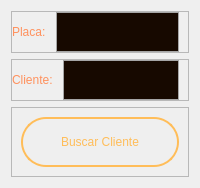
            <widget class="QWidget" name="pg_buscarPlaca">
             <layout class="QVBoxLayout" name="verticalLayout_11">
              <item>
               <widget class="QFrame" name="campoPlaca_2">
                <property name="frameShape">
                 <enum>QFrame::StyledPanel</enum>
                </property>
                <property name="frameShadow">
                 <enum>QFrame::Raised</enum>
                </property>
                <layout class="QHBoxLayout" name="horizontalLayout_13">
                 <property name="spacing">
                  <number>10</number>
                 </property>
                 <property name="leftMargin">
                  <number>0</number>
                 </property>
                 <property name="topMargin">
                  <number>0</number>
                 </property>
                 <property name="bottomMargin">
                  <number>0</number>
                 </property>
                 <item>
                  <widget class="QLabel" name="placaTitulo_2">
                   <property name="styleSheet">
                    <string notr="true">QLabel{
	color:#FF915D;
	font: 16pt &quot;Gilroy-SemiBold&quot;;
}</string>
                   </property>
                   <property name="text">
                    <string>Placa:</string>
                   </property>
                  </widget>
                 </item>
                 <item>
                  <widget class="QLineEdit" name="placaText">
                   <property name="minimumSize">
                    <size>
                     <width>0</width>
                     <height>40</height>
                    </size>
                   </property>
                   <property name="styleSheet">
                    <string notr="true">QLineEdit {
	font: 12pt &quot;Gilroy-Medium&quot;;
	background-color: transparent;
	color: #AAAAAA;
	background-color: #170900;
	border:1px solid #A6A6A6;
}

QLineEdit:hover{
	border:1px solid #DADADA;
}

QLineEdit::focus{
	border: 2px solid #FFBD59;
}</string>
                   </property>
                   <property name="maxLength">
                    <number>7</number>
                   </property>
                   <property name="alignment">
                    <set>Qt::AlignLeading|Qt::AlignLeft|Qt::AlignVCenter</set>
                   </property>
                  </widget>
                 </item>
                </layout>
               </widget>
              </item>
              <item>
               <widget class="QFrame" name="campoCliente">
                <property name="frameShape">
                 <enum>QFrame::StyledPanel</enum>
                </property>
                <property name="frameShadow">
                 <enum>QFrame::Raised</enum>
                </property>
                <layout class="QHBoxLayout" name="horizontalLayout_14">
                 <property name="spacing">
                  <number>10</number>
                 </property>
                 <property name="leftMargin">
                  <number>0</number>
                 </property>
                 <property name="topMargin">
                  <number>0</number>
                 </property>
                 <property name="bottomMargin">
                  <number>0</number>
                 </property>
                 <item>
                  <widget class="QLabel" name="clienteTitulo">
                   <property name="styleSheet">
                    <string notr="true">QLabel{
	color:#FF915D;
	font: 16pt &quot;Gilroy-SemiBold&quot;;
}</string>
                   </property>
                   <property name="text">
                    <string>Cliente:</string>
                   </property>
                  </widget>
                 </item>
                 <item>
                  <widget class="QLineEdit" name="clienteText">
                   <property name="minimumSize">
                    <size>
                     <width>0</width>
                     <height>40</height>
                    </size>
                   </property>
                   <property name="styleSheet">
                    <string notr="true">QLineEdit {
	font: 12pt &quot;Gilroy-Medium&quot;;
	background-color: transparent;
	color: #AAAAAA;
	background-color: #170900;
	border:1px solid #A6A6A6;
}

QLineEdit:hover{
	border:1px solid #DADADA;
}

QLineEdit::focus{
	border: 2px solid #FFBD59;
}</string>
                   </property>
                   <property name="maxLength">
                    <number>80</number>
                   </property>
                   <property name="alignment">
                    <set>Qt::AlignCenter</set>
                   </property>
                   <property name="readOnly">
                    <bool>true</bool>
                   </property>
                  </widget>
                 </item>
                </layout>
               </widget>
              </item>
              <item>
               <widget class="QFrame" name="buttonContainer">
                <property name="frameShape">
                 <enum>QFrame::StyledPanel</enum>
                </property>
                <property name="frameShadow">
                 <enum>QFrame::Raised</enum>
                </property>
                <layout class="QHBoxLayout" name="horizontalLayout_12">
                 <item>
                  <widget class="QPushButton" name="buttonBuscarCliente">
                   <property name="minimumSize">
                    <size>
                     <width>0</width>
                     <height>50</height>
                    </size>
                   </property>
                   <property name="maximumSize">
                    <size>
                     <width>280</width>
                     <height>16777215</height>
                    </size>
                   </property>
                   <property name="cursor">
                    <cursorShape>PointingHandCursor</cursorShape>
                   </property>
                   <property name="styleSheet">
                    <string notr="true">QPushButton{
	background-color: transparent;
	border: 2px solid #FFBD59;
	border-radius: 25px;
	color: #FFBD59;
	font: 14pt &quot;Gilroy-Bold&quot;;
}

QPushButton:hover{
	background-color: #FFBD59;
	color: #170900;
}</string>
                   </property>
                   <property name="text">
                    <string>Buscar Cliente</string>
                   </property>
                  </widget>
                 </item>
                </layout>
               </widget>
              </item>
             </layout>
            </widget>
